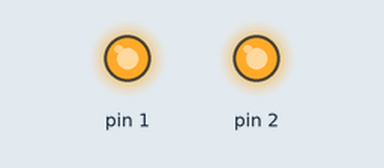
The sketch below on a simulated Arduino Uno, built with avr-gcc and run on an emulated ATmega328P. On the bench: output pins drawn as LEDs (lit = HIGH).

Above: at 0.7 s.
At 5.2 s:
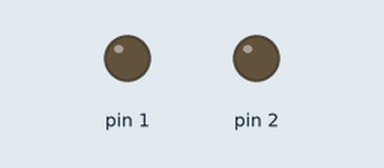
Timing chart, 0 to 6.9 s (numbered marks = the images above):
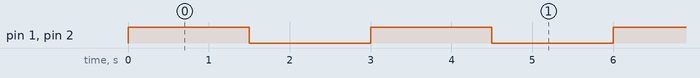

Measured:
- by itself, pin 1, pin 2: alternates HIGH for 1.5 s and LOW for 1.5 s

The sketch:

daring_jarv1.ino
```cpp
// C++ code
//
void setup()
{
  pinMode(1, OUTPUT);
  pinMode (2,OUTPUT);
}

void loop()
{
  digitalWrite(1, HIGH);
  digitalWrite (2,HIGH);
  delay(1000); // Wait for 1000 millisecond(s)
  delay(500);
  digitalWrite(1, LOW);
  digitalWrite(2,LOW);
  delay(1000); // Wait for 1000 millisecond(s)
  delay(500);
}
```
